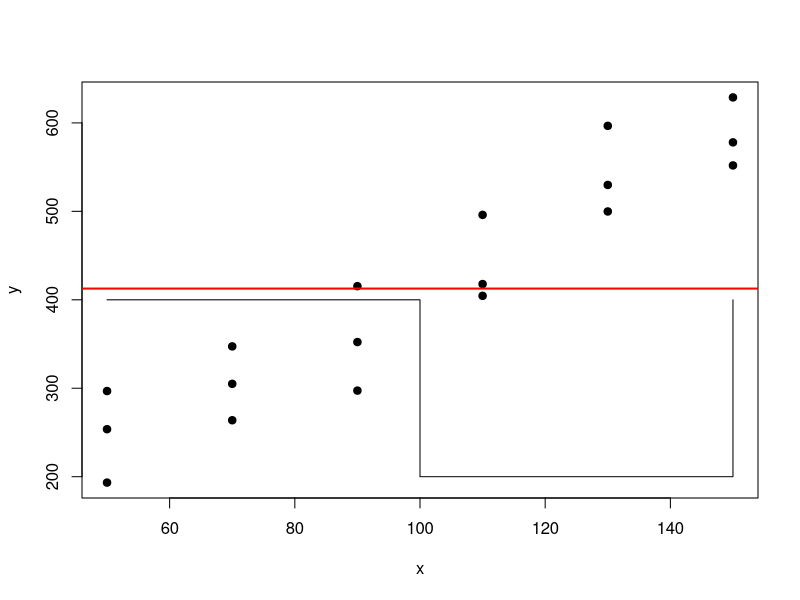

Write the R code that produced this figure.
## ---- chunk 1
knitr::opts_chunk$set(echo = TRUE, comment = NA)
library(tidyverse)
# colores
c0= "#b0394a"
c1= "#ad6395"
c2= "#a391c4"
c3= "#8acfe6"
c4= "#646420"
c5= "#db524f"
paleta4=c("#0d3b66", "#faf0ca", "#f4d35e", "#ee964d")
set.seed(1256)
x <- rep(seq(50, 150, 20), 3)
y <- 62 + 3.5*x + rnorm(18, sd = 50)
df <- data.frame(y, x)
df0 <- df
## ---- chunk 2
set.seed(1256)
x <- rep(seq(50, 150, 20), 3)
y <- 62 + 3.5*x + rnorm(18, sd = 50)
df <- data.frame(y, x)
with(df, {plot(x, y, pch = 19)
   abline(h = mean(y), col = 'red', lwd = 2)
   lines(c(50, 100, 150), c(400, 200, 400), type = 's')
})
